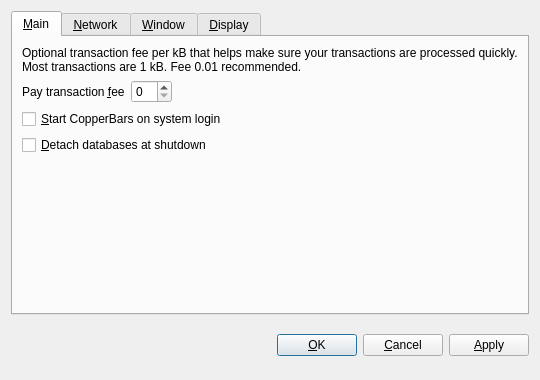
<?xml version="1.0" encoding="UTF-8"?>
<ui version="4.0">
 <class>OptionsDialog</class>
 <widget class="QDialog" name="OptionsDialog">
  <property name="geometry">
   <rect>
    <x>0</x>
    <y>0</y>
    <width>540</width>
    <height>380</height>
   </rect>
  </property>
  <property name="windowTitle">
   <string>Options</string>
  </property>
  <property name="modal">
   <bool>true</bool>
  </property>
  <layout class="QVBoxLayout" name="verticalLayout">
   <item>
    <widget class="QTabWidget" name="tabWidget">
     <property name="tabPosition">
      <enum>QTabWidget::North</enum>
     </property>
     <property name="currentIndex">
      <number>0</number>
     </property>
     <widget class="QWidget" name="tabMain">
      <attribute name="title">
       <string>&amp;Main</string>
      </attribute>
      <layout class="QVBoxLayout" name="verticalLayout_Main">
       <item>
        <widget class="QLabel" name="transactionFeeInfoLabel">
         <property name="text">
          <string>Optional transaction fee per kB that helps make sure your transactions are processed quickly. Most transactions are 1 kB. Fee 0.01 recommended.</string>
         </property>
         <property name="textFormat">
          <enum>Qt::PlainText</enum>
         </property>
         <property name="wordWrap">
          <bool>true</bool>
         </property>
        </widget>
       </item>
       <item>
        <layout class="QHBoxLayout" name="horizontalLayout_Main">
         <item>
          <widget class="QLabel" name="transactionFeeLabel">
           <property name="text">
            <string>Pay transaction &amp;fee</string>
           </property>
           <property name="textFormat">
            <enum>Qt::PlainText</enum>
           </property>
           <property name="buddy">
            <cstring>transactionFee</cstring>
           </property>
          </widget>
         </item>
         <item>
          <widget class="BitcoinAmountField" name="transactionFee"/>
         </item>
         <item>
          <spacer name="horizontalSpacer_Main">
           <property name="orientation">
            <enum>Qt::Horizontal</enum>
           </property>
           <property name="sizeHint" stdset="0">
            <size>
             <width>40</width>
             <height>20</height>
            </size>
           </property>
          </spacer>
         </item>
        </layout>
       </item>
       <item>
        <widget class="QCheckBox" name="bitcoinAtStartup">
         <property name="toolTip">
          <string>Automatically start CopperBars after logging in to the system.</string>
         </property>
         <property name="text">
          <string>&amp;Start CopperBars on system login</string>
         </property>
        </widget>
       </item>
       <item>
        <widget class="QCheckBox" name="detachDatabases">
         <property name="toolTip">
          <string>Detach block and address databases at shutdown. This means they can be moved to another data directory, but it slows down shutdown. The wallet is always detached.</string>
         </property>
         <property name="text">
          <string>&amp;Detach databases at shutdown</string>
         </property>
        </widget>
       </item>
       <item>
        <spacer name="verticalSpacer_Main">
         <property name="orientation">
          <enum>Qt::Vertical</enum>
         </property>
         <property name="sizeHint" stdset="0">
          <size>
           <width>20</width>
           <height>40</height>
          </size>
         </property>
        </spacer>
       </item>
      </layout>
     </widget>
     <widget class="QWidget" name="tabNetwork">
      <attribute name="title">
       <string>&amp;Network</string>
      </attribute>
      <layout class="QVBoxLayout" name="verticalLayout_Network">
       <item>
        <widget class="QCheckBox" name="mapPortUpnp">
         <property name="toolTip">
          <string>Automatically open the CopperBars client port on the router. This only works when your router supports UPnP and it is enabled.</string>
         </property>
         <property name="text">
          <string>Map port using &amp;UPnP</string>
         </property>
        </widget>
       </item>
       <item>
        <widget class="QCheckBox" name="connectSocks">
         <property name="toolTip">
          <string>Connect to the CopperBars network through a SOCKS proxy (e.g. when connecting through Tor).</string>
         </property>
         <property name="text">
          <string>&amp;Connect through SOCKS proxy:</string>
         </property>
        </widget>
       </item>
       <item>
        <layout class="QHBoxLayout" name="horizontalLayout_Network">
         <item>
          <widget class="QLabel" name="proxyIpLabel">
           <property name="text">
            <string>Proxy &amp;IP:</string>
           </property>
           <property name="textFormat">
            <enum>Qt::PlainText</enum>
           </property>
           <property name="buddy">
            <cstring>proxyIp</cstring>
           </property>
          </widget>
         </item>
         <item>
          <widget class="QValidatedLineEdit" name="proxyIp">
           <property name="maximumSize">
            <size>
             <width>140</width>
             <height>16777215</height>
            </size>
           </property>
           <property name="toolTip">
            <string>IP address of the proxy (e.g. 127.0.0.1)</string>
           </property>
          </widget>
         </item>
         <item>
          <widget class="QLabel" name="proxyPortLabel">
           <property name="text">
            <string>&amp;Port:</string>
           </property>
           <property name="textFormat">
            <enum>Qt::PlainText</enum>
           </property>
           <property name="buddy">
            <cstring>proxyPort</cstring>
           </property>
          </widget>
         </item>
         <item>
          <widget class="QLineEdit" name="proxyPort">
           <property name="maximumSize">
            <size>
             <width>55</width>
             <height>16777215</height>
            </size>
           </property>
           <property name="toolTip">
            <string>Port of the proxy (e.g. 9050)</string>
           </property>
          </widget>
         </item>
         <item>
          <widget class="QLabel" name="socksVersionLabel">
           <property name="text">
            <string>SOCKS &amp;Version:</string>
           </property>
           <property name="textFormat">
            <enum>Qt::PlainText</enum>
           </property>
           <property name="buddy">
            <cstring>socksVersion</cstring>
           </property>
          </widget>
         </item>
         <item>
          <widget class="QValueComboBox" name="socksVersion">
           <property name="toolTip">
            <string>SOCKS version of the proxy (e.g. 5)</string>
           </property>
          </widget>
         </item>
         <item>
          <spacer name="horizontalSpacer_Network">
           <property name="orientation">
            <enum>Qt::Horizontal</enum>
           </property>
           <property name="sizeHint" stdset="0">
            <size>
             <width>40</width>
             <height>20</height>
            </size>
           </property>
          </spacer>
         </item>
        </layout>
       </item>
       <item>
        <spacer name="verticalSpacer_Network">
         <property name="orientation">
          <enum>Qt::Vertical</enum>
         </property>
         <property name="sizeHint" stdset="0">
          <size>
           <width>20</width>
           <height>40</height>
          </size>
         </property>
        </spacer>
       </item>
      </layout>
     </widget>
     <widget class="QWidget" name="tabWindow">
      <attribute name="title">
       <string>&amp;Window</string>
      </attribute>
      <layout class="QVBoxLayout" name="verticalLayout_Window">
       <item>
        <widget class="QCheckBox" name="minimizeToTray">
         <property name="toolTip">
          <string>Show only a tray icon after minimizing the window.</string>
         </property>
         <property name="text">
          <string>&amp;Minimize to the tray instead of the taskbar</string>
         </property>
        </widget>
       </item>
       <item>
        <widget class="QCheckBox" name="minimizeOnClose">
         <property name="toolTip">
          <string>Minimize instead of exit the application when the window is closed. When this option is enabled, the application will be closed only after selecting Quit in the menu.</string>
         </property>
         <property name="text">
          <string>M&amp;inimize on close</string>
         </property>
        </widget>
       </item>
       <item>
        <spacer name="verticalSpacer_Window">
         <property name="orientation">
          <enum>Qt::Vertical</enum>
         </property>
         <property name="sizeHint" stdset="0">
          <size>
           <width>20</width>
           <height>40</height>
          </size>
         </property>
        </spacer>
       </item>
      </layout>
     </widget>
     <widget class="QWidget" name="tabDisplay">
      <attribute name="title">
       <string>&amp;Display</string>
      </attribute>
      <layout class="QVBoxLayout" name="verticalLayout_Display">
       <item>
        <layout class="QHBoxLayout" name="horizontalLayout_1_Display">
         <item>
          <widget class="QLabel" name="langLabel">
           <property name="text">
            <string>User Interface &amp;language:</string>
           </property>
           <property name="textFormat">
            <enum>Qt::PlainText</enum>
           </property>
           <property name="buddy">
            <cstring>lang</cstring>
           </property>
          </widget>
         </item>
         <item>
          <widget class="QValueComboBox" name="lang">
           <property name="toolTip">
            <string>The user interface language can be set here. This setting will take effect after restarting CopperBars.</string>
           </property>
          </widget>
         </item>
        </layout>
       </item>
       <item>
        <layout class="QHBoxLayout" name="horizontalLayout_2_Display">
         <item>
          <widget class="QLabel" name="unitLabel">
           <property name="text">
            <string>&amp;Unit to show amounts in:</string>
           </property>
           <property name="textFormat">
            <enum>Qt::PlainText</enum>
           </property>
           <property name="buddy">
            <cstring>unit</cstring>
           </property>
          </widget>
         </item>
         <item>
          <widget class="QValueComboBox" name="unit">
           <property name="toolTip">
            <string>Choose the default subdivision unit to show in the interface and when sending coins.</string>
           </property>
          </widget>
         </item>
        </layout>
       </item>
       <item>
        <widget class="QCheckBox" name="displayAddresses">
         <property name="toolTip">
          <string>Whether to show CopperBars addresses in the transaction list or not.</string>
         </property>
         <property name="text">
          <string>&amp;Display addresses in transaction list</string>
         </property>
        </widget>
       </item>
       <item>
        <spacer name="verticalSpacer_Display">
         <property name="orientation">
          <enum>Qt::Vertical</enum>
         </property>
         <property name="sizeHint" stdset="0">
          <size>
           <width>20</width>
           <height>40</height>
          </size>
         </property>
        </spacer>
       </item>
      </layout>
     </widget>
    </widget>
   </item>
   <item>
    <layout class="QHBoxLayout" name="horizontalLayout_Buttons">
     <item>
      <spacer name="horizontalSpacer_1">
       <property name="orientation">
        <enum>Qt::Horizontal</enum>
       </property>
       <property name="sizeHint" stdset="0">
        <size>
         <width>40</width>
         <height>48</height>
        </size>
       </property>
      </spacer>
     </item>
     <item>
      <widget class="QLabel" name="statusLabel">
       <property name="font">
        <font>
         <weight>75</weight>
         <bold>true</bold>
        </font>
       </property>
       <property name="text">
        <string/>
       </property>
       <property name="textFormat">
        <enum>Qt::PlainText</enum>
       </property>
       <property name="wordWrap">
        <bool>true</bool>
       </property>
      </widget>
     </item>
     <item>
      <spacer name="horizontalSpacer_2">
       <property name="orientation">
        <enum>Qt::Horizontal</enum>
       </property>
       <property name="sizeHint" stdset="0">
        <size>
         <width>40</width>
         <height>48</height>
        </size>
       </property>
      </spacer>
     </item>
     <item>
      <widget class="QPushButton" name="okButton">
       <property name="text">
        <string>&amp;OK</string>
       </property>
      </widget>
     </item>
     <item>
      <widget class="QPushButton" name="cancelButton">
       <property name="text">
        <string>&amp;Cancel</string>
       </property>
       <property name="autoDefault">
        <bool>false</bool>
       </property>
      </widget>
     </item>
     <item>
      <widget class="QPushButton" name="applyButton">
       <property name="text">
        <string>&amp;Apply</string>
       </property>
       <property name="autoDefault">
        <bool>false</bool>
       </property>
      </widget>
     </item>
    </layout>
   </item>
  </layout>
 </widget>
 <customwidgets>
  <customwidget>
   <class>BitcoinAmountField</class>
   <extends>QSpinBox</extends>
   <header>bitcoinamountfield.h</header>
  </customwidget>
  <customwidget>
   <class>QValueComboBox</class>
   <extends>QComboBox</extends>
   <header>qvaluecombobox.h</header>
  </customwidget>
  <customwidget>
   <class>QValidatedLineEdit</class>
   <extends>QLineEdit</extends>
   <header>qvalidatedlineedit.h</header>
  </customwidget>
 </customwidgets>
 <resources/>
 <connections/>
</ui>
